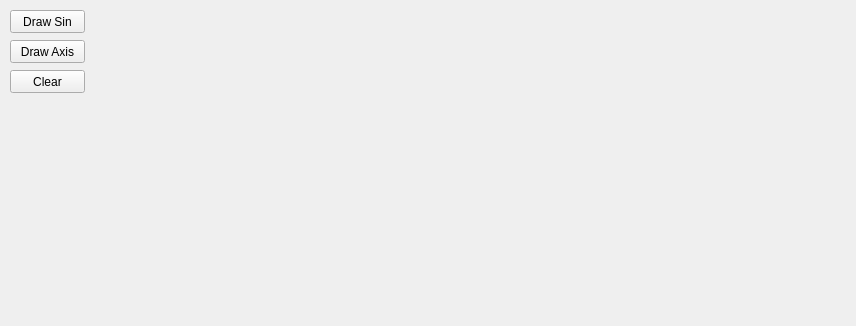
<?xml version="1.0" encoding="UTF-8"?>
<ui version="4.0">
 <class>MainWindow</class>
 <widget class="QMainWindow" name="MainWindow">
  <property name="enabled">
   <bool>true</bool>
  </property>
  <property name="geometry">
   <rect>
    <x>0</x>
    <y>0</y>
    <width>856</width>
    <height>326</height>
   </rect>
  </property>
  <property name="windowTitle">
   <string>FIT0201CHERESHNEV_HelloWorld</string>
  </property>
  <widget class="QWidget" name="centralWidget">
   <widget class="QPushButton" name="drawSinButton">
    <property name="geometry">
     <rect>
      <x>10</x>
      <y>10</y>
      <width>75</width>
      <height>23</height>
     </rect>
    </property>
    <property name="text">
     <string>Draw Sin</string>
    </property>
   </widget>
   <widget class="QPushButton" name="drawAxisButton">
    <property name="geometry">
     <rect>
      <x>10</x>
      <y>40</y>
      <width>75</width>
      <height>23</height>
     </rect>
    </property>
    <property name="text">
     <string>Draw Axis</string>
    </property>
   </widget>
   <widget class="QPushButton" name="clearButton">
    <property name="geometry">
     <rect>
      <x>10</x>
      <y>70</y>
      <width>75</width>
      <height>23</height>
     </rect>
    </property>
    <property name="text">
     <string>Clear</string>
    </property>
   </widget>
  </widget>
  <widget class="QMenuBar" name="menuBar">
   <property name="geometry">
    <rect>
     <x>0</x>
     <y>0</y>
     <width>856</width>
     <height>21</height>
    </rect>
   </property>
  </widget>
 </widget>
 <layoutdefault spacing="6" margin="11"/>
 <resources/>
 <connections/>
 <slots>
  <slot>slot1(bool)</slot>
 </slots>
</ui>
